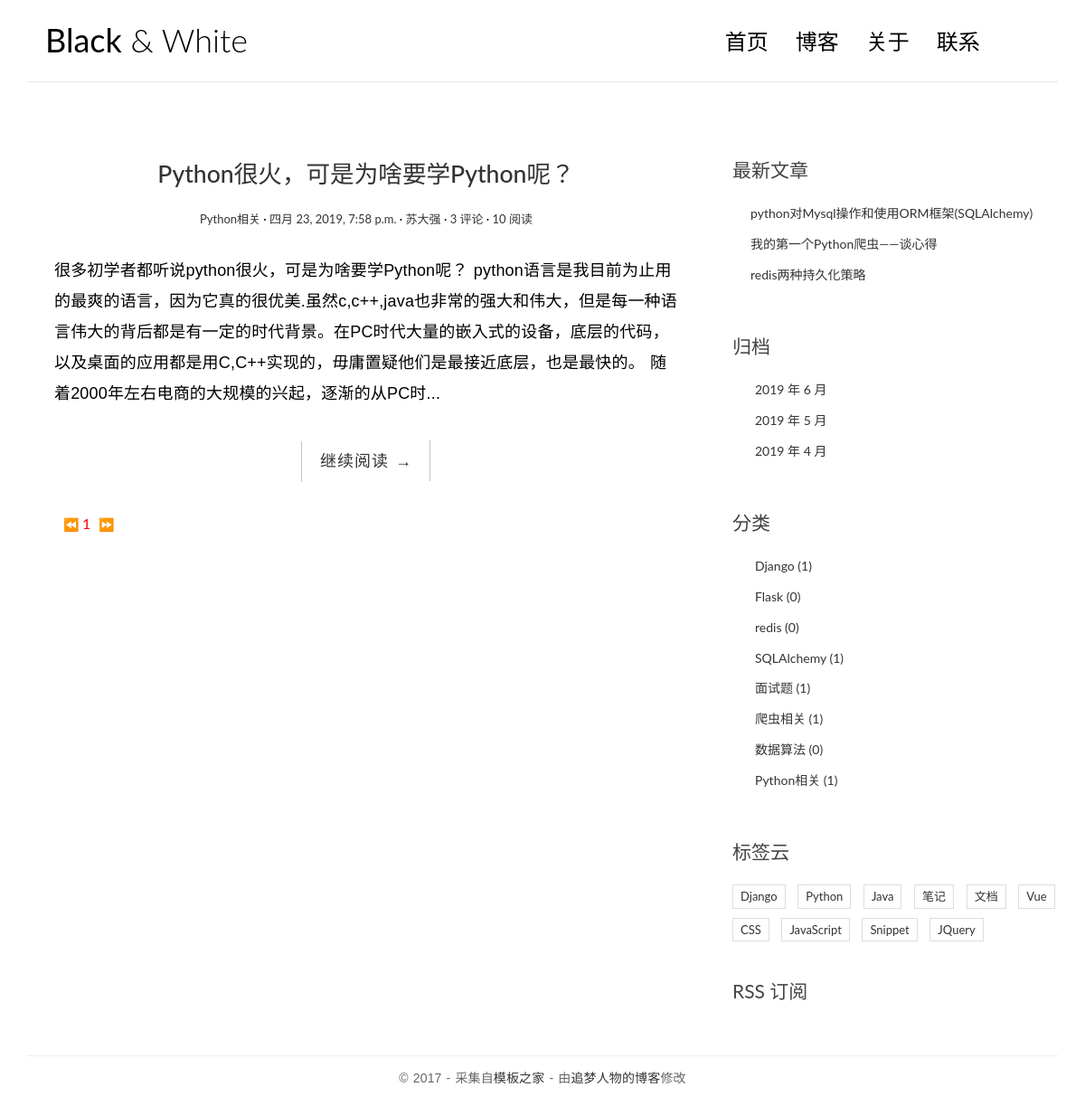
Before: /blog/archives/2019/4/ with the older database file.
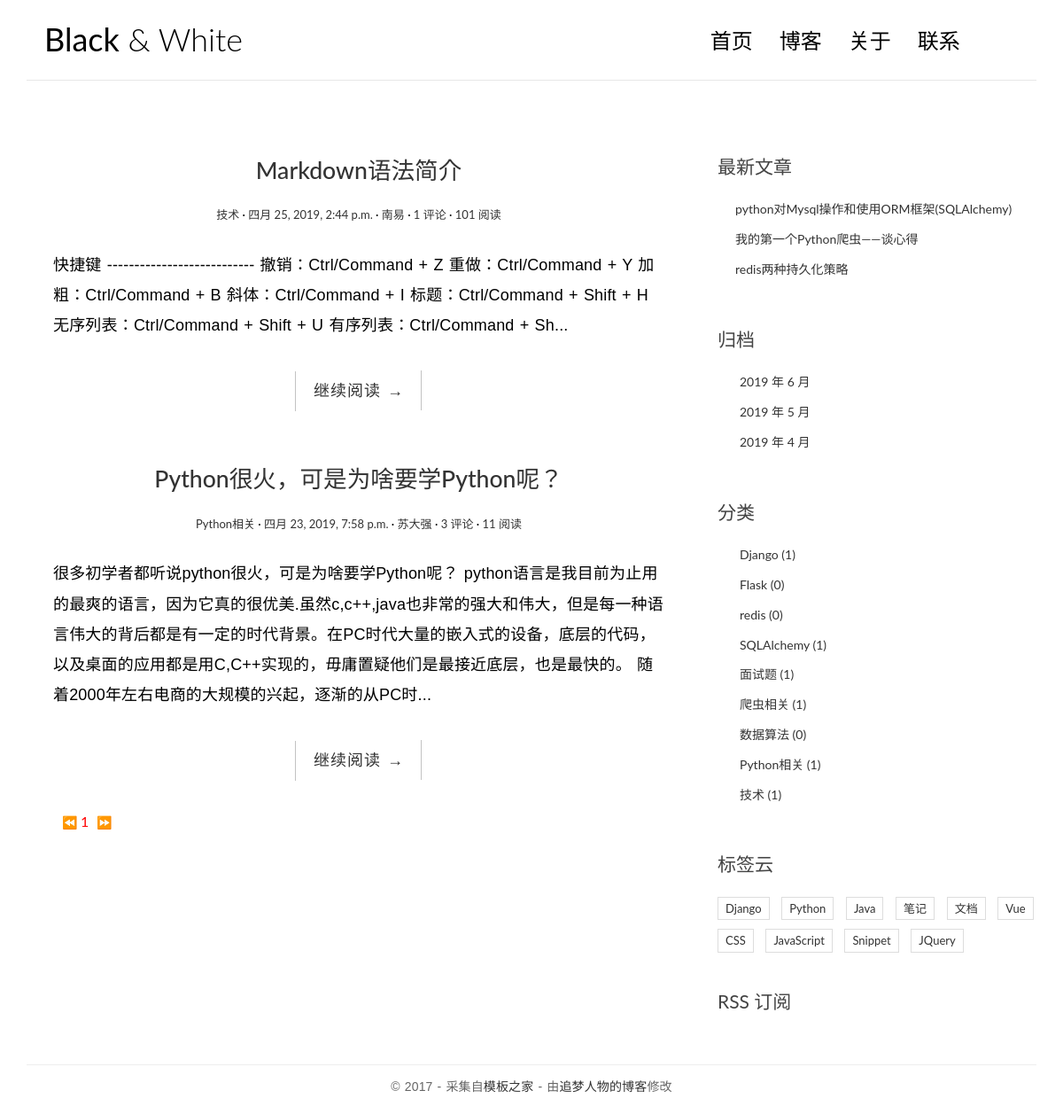
After: the same page with the newer database file.
### blog/models.py (models this page shows, shortened)
class Blog(models.Model):
    title = models.CharField('标题', max_length=250)
    author = models.CharField('作者', max_length=20)
    content = models.TextField('内容')
    pub_date = models.DateTimeField('发布时间', auto_now_add=True)
    view_num = models.PositiveIntegerField('阅读量', default=0)
    category = models.ForeignKey(Category, on_delete=models.CASCADE, verbose_name='分类')
    tag = models.ManyToManyField(Tag, verbose_name='标签')
    class Meta:
        ordering = ('-pub_date',)
        verbose_name = '博客'
        verbose_name_plural = verbose_name

class Category(models.Model):
    name = models.CharField('名称', max_length=30)
    class Meta:
        verbose_name = '类别'
        verbose_name_plural = verbose_name

class Tag(models.Model):
    name = models.CharField('名称', max_length=20)
    class Meta:
        verbose_name = '标签'
        verbose_name_plural = verbose_name

### blog/views.py (the view)
# urls.py: url(r'^archives/(\d+)/(\d+)/$', views.archives, name='archives'),
def archives(request, year, month):
    blogs = Blog.objects.filter(pub_date__year=year, pub_date__month=month)
    paginator = Paginator(blogs, 2)
    page = request.GET.get('page')
    try:
        bloglist = paginator.page(page)
    except PageNotAnInteger:
        bloglist = paginator.page(1)
    except EmptyPage:
        bloglist = paginator.page(paginator.num_pages)
    bloglist3 = Blog.objects.all()[:3]
    categorylist = Category.objects.all()
    taglist = Tag.objects.all()[:10]
    dates = Blog.objects.dates('pub_date', 'month', order='DESC')[:3]
    return render(request, 'blog/index.html', {'bloglist': bloglist, 'bloglist3': bloglist3,
                                               'categorylist': categorylist, 'taglist': taglist, 'dates': dates})

### templates/blog/index.html (shortened to what this page needs)
<!DOCTYPE html>
<html>
<head>
    <link rel="stylesheet" href="/static/css/bootstrap.min.css">
    <link rel="stylesheet" href="http://code.ionicframework.com/ionicons/2.0.1/css/ionicons.min.css">
    <link rel="stylesheet" href="/static/css/pace.css">
    <link rel="stylesheet" href="/static/css/custom.css">
</head>
<body>
<div class="container">
    <header id="site-header">
        <div class="row">
            <div class="col-md-4 col-sm-5 col-xs-8">
                <div class="logo">
                    <h1><a href="{% url 'blog:index' %}"><b>Black</b> &amp; White</a></h1>
                </div>
            </div>
            <div class="col-md-8 col-sm-7 col-xs-4">
                <nav class="main-nav" role="navigation">
                    <div class="collapse navbar-collapse" id="bs-example-navbar-collapse-1">
                        <ul class="nav navbar-nav navbar-right">
                            <li class="cl-effect-11"><a href="{% url 'blog:index' %}" data-hover="首页">首页</a></li>
                            <li class="cl-effect-11"><a href="full-width.html" data-hover="博客">博客</a></li>
                            <li class="cl-effect-11"><a href="about.html" data-hover="关于">关于</a></li>
                            <li class="cl-effect-11"><a href="contact.html" data-hover="联系">联系</a></li>
                        </ul>
                    </div>
                </nav>
            </div>
        </div>
    </header>
</div>
<div class="content-body">
    <div class="container">
        <div class="row">
            <main class="col-md-8">
                {% for blog in bloglist %}
                    <article class="post post-1">
                        <header class="entry-header">
                            <h1 class="entry-title">
                                <a href="{% url 'blog:blogdetail' blog.id %}">{{ blog.title }}</a>
                            </h1>
                            <div class="entry-meta">
                                <span class="post-category"><a href="#">{{ blog.category.name }}</a></span>
                                <span class="post-date">
                                <a href="#">
                                    <time class="entry-date" datetime="2012-11-09T23:15:57+00:00">
                                        {{ blog.pub_date }}
                                    </time>
                                </a>
                            </span>
                                <span class="post-author"><a href="#">{{ blog.author }}</a></span>
                                <span class="comments-link"><a href="#">{{ blog.comment_set.all.count }} 评论</a></span>
                                <span class="views-count"><a href="#">{{ blog.view_num }} 阅读</a></span>
                            </div>
                        </header>
                        <div class="entry-content clearfix">
                            <p>{{ blog.content|slice:'200' }}...</p>
                            <div class="read-more cl-effect-14">
                                <a href="{% url 'blog:blogdetail' blog.id %}" class="more-link">
                                    继续阅读 <span class="meta-nav">→</span>
                                </a>
                            </div>
                        </div>
                    </article>
                {% empty %}
                    <h2>没有文章</h2>
                {% endfor %}
                    <div class="pagination">
                        <ul>
                            {% if bloglist.has_previous %}
                                <a href="?page={{ bloglist.previous_page_number }}">⏪</a>
                            {% else %}
                                <a href="#">⏪</a>
                            {% endif %}
                            {% for num in bloglist.paginator.page_range %}
                                {% if num == bloglist.number %}
                                    <li class="current"><a href="?page={{ num }}">{{ num }}</a></li>
                                {% else %}
                                    <li><a href="?page={{ num }}">{{ num }}</a></li>
                                {% endif %}
                            {% endfor %}
                            {% if bloglist.has_next %}
                                <a href="?page={{ bloglist.next_page_number }}">⏩</a>
                            {% else %}
                                <a href="#">⏩</a>
                            {% endif %}
                        </ul>
                    </div>
            </main>
            <aside class="col-md-4">
                <div class="widget widget-recent-posts">
                    <h3 class="widget-title">最新文章</h3>
                    <ul>
                        {% for blog in bloglist3 %}
                            <li>
                                <a href="{% url 'blog:blogdetail' blog.id %}">{{ blog.title }}</a>
                            </li>
                        {% endfor %}
                    </ul>
                </div>
                <div class="widget widget-archives">
                    <h3 class="widget-title">归档</h3>
                    <ul>
                        {% for date in dates %}
                            <li>
                                <a href="{% url 'blog:archives' date.year date.month %}">
                                    {{ date.year }} 年 {{ date.month }} 月
                                </a>
                            </li>
                        {% endfor %}
                    </ul>
                </div>
                <div class="widget widget-category">
                    <h3 class="widget-title">分类</h3>
                    <ul>
                        {% for category in categorylist %}
                            <li>
                                <a href="{% url 'blog:category' category.id %}">
                                    {{ category.name }} <span
                                        class="post-count">({{ category.blog_set.all.count }})</span>
                                </a>
                            </li>
                        {% endfor %}
                    </ul>
                </div>
                <div class="widget widget-tag-cloud">
                    <h3 class="widget-title">标签云</h3>
                    <ul>
                        {% for tag in taglist %}
                            <li>
                                <a href="{% url 'blog:tag' tag.id %}">{{ tag.name }}</a>
                            </li>
                        {% endfor %}
                    </ul>
                </div>
                <div class="rss">
                    <a href=""> RSS 订阅</a>
                </div>
            </aside>
        </div>
    </div>
</div>
<footer id="site-footer">
    <div class="container">
        <div class="row">
            <div class="col-md-12">
                <p class="copyright">&copy 2017 - 采集自<a href="http://www.cssmoban.com/"
                                                        target="_blank" title="模板之家">模板之家</a>
                    - 由<a href="http://zmrenwu.com/" title="网页模板" target="_blank">追梦人物的博客</a>修改
                </p>
            </div>
        </div>
    </div>
</footer>
</body>
</html>

### static/css/custom.css (style rules this page uses)
* { outline: none; }
h1, h2, h3, h4, h5, h6 { margin-top: 0; }
b { font-weight: 400; }
a { color: #333; }
body { color: #444; font-family: 'Lato', sans-serif; }
p { font-family: 'Ubuntu', sans-serif; font-weight: 400; word-spacing: 1px; letter-spacing: 0.01em; }
#site-header { background-color: #FFF; padding: 25px 20px; margin-bottom: 40px; border-bottom: 1px solid #e7e7e7; }
.logo h1 a { color: #000; }
.logo h1 { margin: 0; font-family: 'Lato', sans-serif; font-weight: 300; }
.main-nav { margin-top: 11px; max-width: 95%; }
.main-nav a { color: #000000 !important; padding: 0 0 5px 0 !important; margin-right: 30px; font-family: 'Lato', sans-serif; font-weight: 300; font-size: 24px; }
.cl-effect-11 a { padding: 10px 0; color: #0972b4; text-shadow: none; }
.cl-effect-11 a::before { position: absolute; top: 0; left: 0; overflow: hidden; padding: 0 0 5px 0 !important; max-width: 0; border-bottom: 1px solid #000; color: #000; content: attr(data-hover); white-space: nowrap; -webkit-transition: max-width 0.5s; -moz-transition: max-width 0.5s; transition: max-width 0.5s; }
.content-body { padding-bottom: 4em; }
.post { background: #fff; padding: 30px 30px 0; }
.entry-title { text-align: center; font-size: 1.9em; margin-bottom: 20px; line-height: 1.6; padding: 10px 20px 0; }
.entry-meta { text-align: center; color: #DDDDDD; font-size: 13px; margin-bottom: 30px; }
.entry-content { font-size: 18px; line-height: 1.9; font-weight: 300; color: #000; }
.post-category::after, .post-date::after, .post-author::after, .comments-link::after { content: ' ·'; color: #000; }
.read-more { font-family: 'Ubuntu', sans-serif; font-weight: 400; word-spacing: 1px; letter-spacing: 0.01em; text-align: center; margin-top: 20px; }
.cl-effect-14 a { padding: 0 20px; height: 45px; line-height: 45px; position: relative; display: inline-block; margin: 15px 25px; letter-spacing: 1px; font-weight: 400; text-shadow: 0 0 1px rgba(255, 255, 255, 0.3); }
.cl-effect-14 a::before, .cl-effect-14 a::after { position: absolute; width: 45px; height: 1px; background: #C3C3C3; content: ''; -webkit-transition: all 0.3s; -moz-transition: all 0.3s; transition: all 0.3s; pointer-events: none; }
.cl-effect-14 a::before { top: 0; left: 0; -webkit-transform: rotate(90deg); -moz-transform: rotate(90deg); transform: rotate(90deg); -webkit-transform-origin: 0 0; -moz-transform-origin: 0 0; transform-origin: 0 0; }
.cl-effect-14 a::after { right: 0; bottom: 0; -webkit-transform: rotate(90deg); -moz-transform: rotate(90deg); transform: rotate(90deg); -webkit-transform-origin: 100% 0; -moz-transform-origin: 100% 0; transform-origin: 100% 0; }
.widget { background: #fff; padding: 30px 0 0; }
.widget-title { font-size: 1.5em; margin-bottom: 20px; line-height: 1.6; padding: 10px 0 0; font-weight: 400; }
.widget-recent-posts ul { padding: 0; margin: 0; padding-left: 20px; }
.widget-recent-posts ul li { list-style-type: none; position: relative; line-height: 170%; margin-bottom: 10px; }
.widget-recent-posts ul li::before { content: '\f3d3'; font-family: "Ionicons"; position: absolute; left: -17px; top: 3px; font-size: 16px; color: #000; }
.widget-archives ul { padding: 0; margin: 0; padding-left: 25px; }
.widget-archives ul li { list-style-type: none; position: relative; line-height: 170%; margin-bottom: 10px; }
.widget-archives ul li::before { content: '\f3f3'; font-family: "Ionicons"; position: absolute; left: -25px; top: 1px; font-size: 16px; color: #000; }
.widget-category ul { padding: 0; margin: 0; padding-left: 25px; }
.widget-category ul li { list-style-type: none; position: relative; line-height: 170%; margin-bottom: 10px; }
.widget-category ul li::before { content: '\f3fe'; font-family: "Ionicons"; position: absolute; left: -25px; top: 1px; font-size: 18px; color: #000; }
.widget-tag-cloud ul { padding: 0; margin: 0; margin-right: -10px; }
.widget-tag-cloud ul li { list-style-type: none; font-size: 13px; display: inline-block; margin-right: 10px; margin-bottom: 10px; padding: 3px 8px; border: 1px solid #ddd; }
.rss { font-size: 21px; margin-top: 30px; }
.rss a { color: #444; }
#site-footer { padding-top: 10px; padding: 0 0 1.5em 0; }
.copyright { text-align: center; padding-top: 1em; margin: 0; border-top: 1px solid #eee; color: #666; }
.pagination ul { list-style: none; }
.pagination ul li { display: inline-block; font-size: 16px; margin-right: 5px; }
.current a { color: red; }

Changed rows visible on the page:
added Blog: title "Markdown语法简介", category.name "技术", pub_date "四月 25, 2019, 2:44 p.m.", author "南易", comment_set.all.count "1", view_num "101", content "快捷键 --------------------------- 撤销：Ctrl/Command + Z 重做：Ctrl/Command + Y 加粗：Ctrl/Command + B 斜体：Ctrl/Command + I 标题：Ctrl/Command + Shift + H 无序列表：Ctrl/Command + Shift + U 有序列表：Ctrl/Command + Sh", shown under "& White"
changed Blog "Python很火，可是为啥要学Python呢？": view_num "10" → "11"
added Category: name "技术", blog_set.all.count "1"
